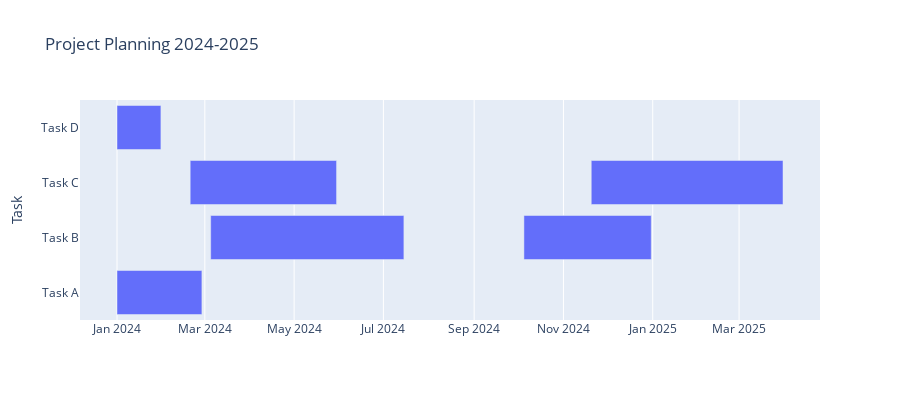

This figure's notebook cell:
### Markdown cell above
4. Customise the size of the figure by using the inputs `height` and `width`. Both have to be integers and correspond to the size of the figure in pixels.

### Code cell
fig = px.timeline(df, x_start='Start', x_end='Finish', y='Task',
                  title='Project Planning 2024-2025',
                  height = 400, width = 900,
                  )
fig.show()

### Figure 1 — Plotly figure (JSON) as saved in the notebook; plotly's stock layout.template omitted (floating-point values rounded to 4 significant figures)
{"data": [{"alignmentgroup": "True", "base": ["2024-01-01", "2024-03-05", "2024-02-20", "2024-01-01", "2024-10-05", "2024-11-20"], "hovertemplate": "Start=%{base}<br>Finish=%{x}<br>Task=%{y}<extra></extra>", "legendgroup": "", "marker": {"color": "#636efa", "pattern": {"shape": ""}}, "name": "", "offsetgroup": "", "orientation": "h", "showlegend": false, "textposition": "auto", "type": "bar", "x": [5011200000, 11404800000, 8640000000, 2592000000, 7516800000, 11318400000], "xaxis": "x", "y": ["Task A", "Task B", "Task C", "Task D", "Task B", "Task C"], "yaxis": "y"}], "layout": {"barmode": "overlay", "height": 400, "legend": {"tracegroupgap": 0}, "title": {"text": "Project Planning 2024-2025"}, "width": 900, "xaxis": {"anchor": "y", "domain": [0, 1], "type": "date"}, "yaxis": {"anchor": "x", "domain": [0, 1], "title": {"text": "Task"}}}}
